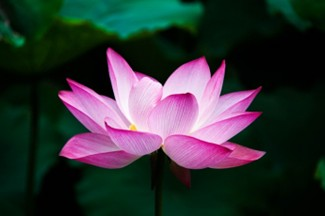
#> input picture assignments/images/image8.jpg, 325 x 216 px
$ python task_frequency_domain_filters.py
#> lines starting #> are read from the running program, lines starting #| are printed output that depends on the picture
import cv2
import numpy as np
import matplotlib.pyplot as plt
import os

# ========== Task 1: Load and Preprocess Image ==========
# print(f"Path: {os.path.dirname(os.path.realpath(__file__))}")
img = cv2.imread(os.path.dirname(os.path.realpath(__file__)) + '/images/image8.jpg', cv2.IMREAD_GRAYSCALE)
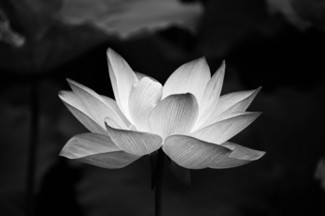
#> img: shape (216, 325); min 0, max 253, mean 51.7
if img is None:
    raise FileNotFoundError("Image not found. Please ensure 'image8.jpg' is in the working directory.")
img = cv2.resize(img, (256, 256))
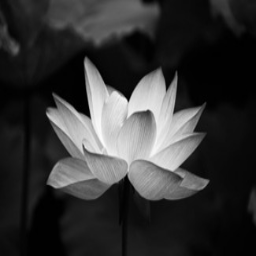
#> img: shape (256, 256); min 0, max 251, mean 51.6

plt.figure(figsize=(5, 5))
plt.imshow(img, cmap='gray')
plt.title("Grayscale Image")
plt.axis('off')
# plt.show()

# ========== Task 2: Apply Fourier Transform and Show Spectrum ==========
dft = np.fft.fft2(img)
dft_shift = np.fft.fftshift(dft)
magnitude_spectrum = 20 * np.log(np.abs(dft_shift) + 1)
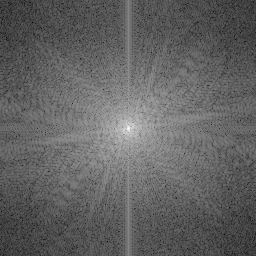
#> magnitude_spectrum: shape (256, 256) float64; min 18.35, max 300.7, mean 127.3; drawn with min black and max white

plt.figure(figsize=(5, 5))
plt.imshow(magnitude_spectrum, cmap='gray')
plt.title("Magnitude Spectrum (Centered)")
plt.axis('off')
# plt.show()

# ========== Task 3: Implement Frequency Domain Filters ==========

def ideal_low_pass(shape, radius):
    rows, cols = shape
    crow, ccol = rows // 2, cols // 2
    mask = np.zeros((rows, cols), np.uint8)
    cv2.circle(mask, (ccol, crow), radius, 1, thickness=-1)
    return mask

def ideal_high_pass(shape, radius):
    return 1 - ideal_low_pass(shape, radius)

def gaussian_low_pass(shape, radius):
    rows, cols = shape
    crow, ccol = rows // 2, cols // 2
    x = np.arange(cols)
    y = np.arange(rows)
    x, y = np.meshgrid(x, y)
    d = np.sqrt((x - ccol) ** 2 + (y - crow) ** 2)
    mask = np.exp(-(d ** 2) / (2 * (radius ** 2)))
    return mask

def gaussian_high_pass(shape, radius):
    return 1 - gaussian_low_pass(shape, radius)

# Filter application function
def apply_filter(img, filter_func, radius, title):
    dft = np.fft.fft2(img)
    dft_shift = np.fft.fftshift(dft)
    mask = filter_func(img.shape, radius)
    filtered_dft = dft_shift * mask
    img_back = np.fft.ifft2(np.fft.ifftshift(filtered_dft))
    img_back = np.abs(img_back)

    # Show result
    plt.figure(figsize=(10, 4))
    plt.subplot(1, 3, 1)
    plt.imshow(img, cmap='gray')
    plt.title('Original')
    plt.axis('off')

    plt.subplot(1, 3, 2)
    plt.imshow(mask, cmap='gray')
    plt.title(f'{title} Mask (R={radius})')
    plt.axis('off')

    plt.subplot(1, 3, 3)
    plt.imshow(img_back, cmap='gray')
    plt.title(f'Filtered Image ({title})')
    plt.axis('off')
    plt.tight_layout()
    # plt.show()

# ========== Task 4: Analysis ==========
radii = [10, 30, 60, 160]
for r in radii:
    apply_filter(img, ideal_low_pass, r, f'Ideal Low-pass')
    apply_filter(img, gaussian_low_pass, r, f'Gaussian Low-pass')
    apply_filter(img, ideal_high_pass, r, f'Ideal High-pass')
    apply_filter(img, gaussian_high_pass, r, f'Gaussian High-pass')
#> this loop made 4 passes
#> pass 1, in apply_filter (call 3), `img_back = np.abs(img_back)`:
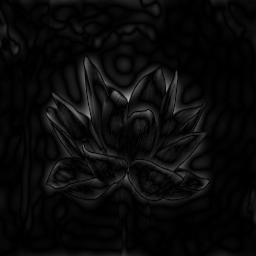
#> img_back: shape (256, 256) float64; min 1.12e-06, max 173.9, mean 10.2
plt.show()
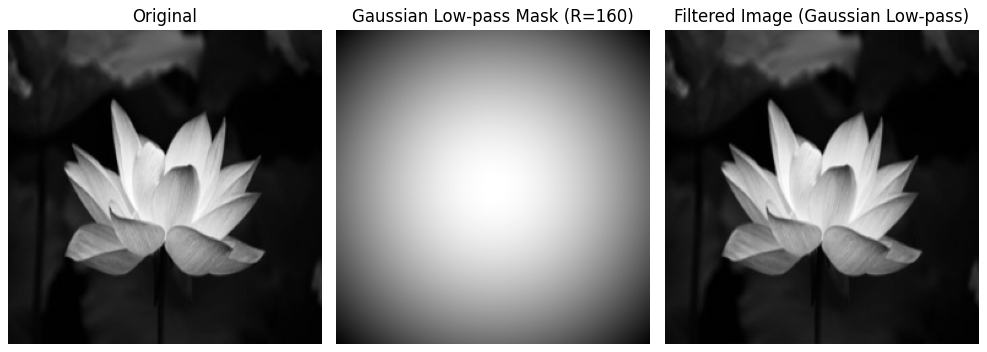
#> figure drawn by matplotlib, 3 panels
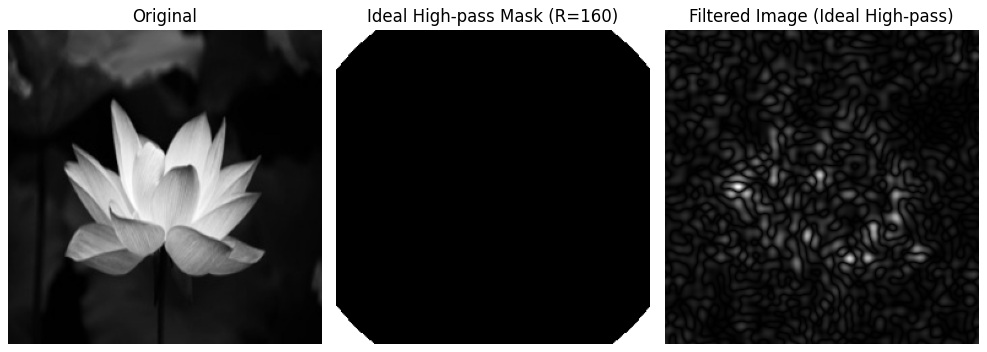
#> figure drawn by matplotlib, 3 panels
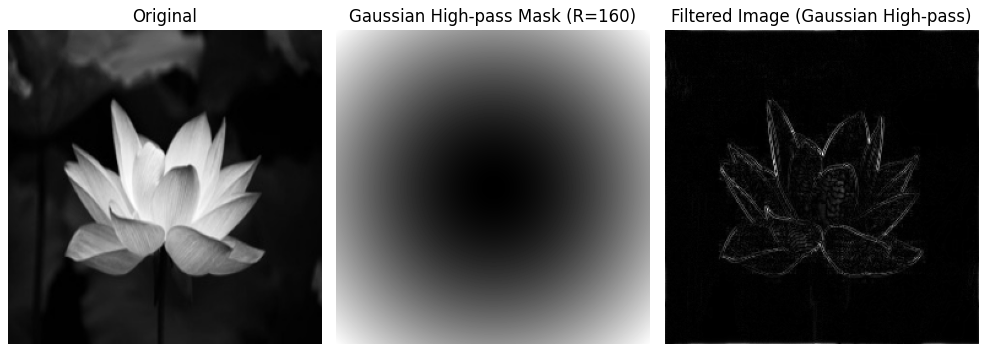
#> figure drawn by matplotlib, 3 panels

$ run again, with assignments/images/image3.jpg copied over assignments/images/image8.jpg
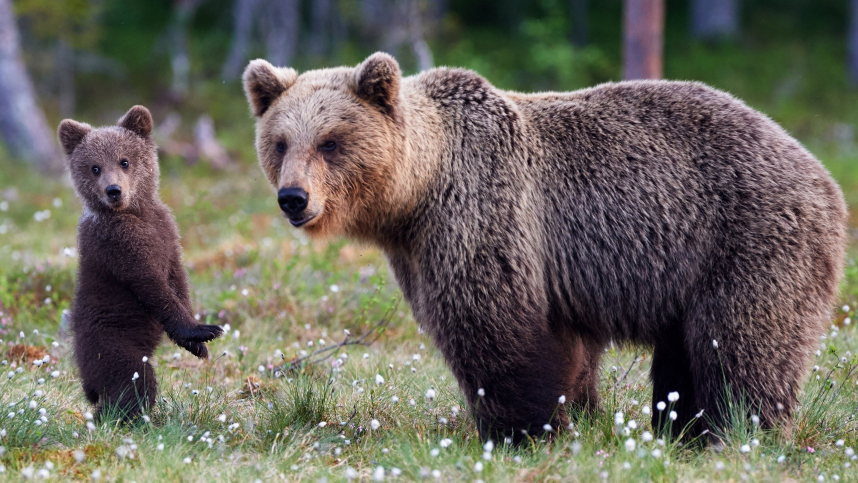
#> input picture assignments/images/image3.jpg, 1716 x 965 px (shown at 1/2 size)
#> the loop `for r in radii:` made 4 passes
#> pass 1, in apply_filter (call 3), `img_back = np.abs(img_back)`:
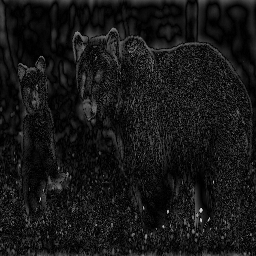
#> img_back: shape (256, 256) float64; min 0.000176, max 213, mean 22.9
#> `plt.show()`:
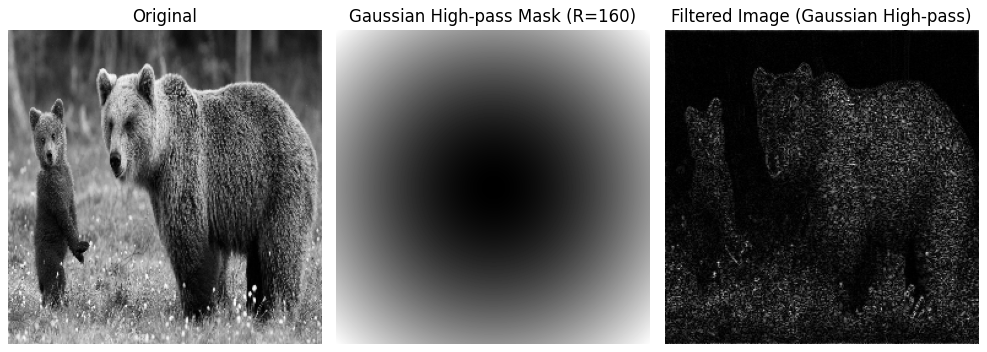
#> figure drawn by matplotlib, 3 panels
